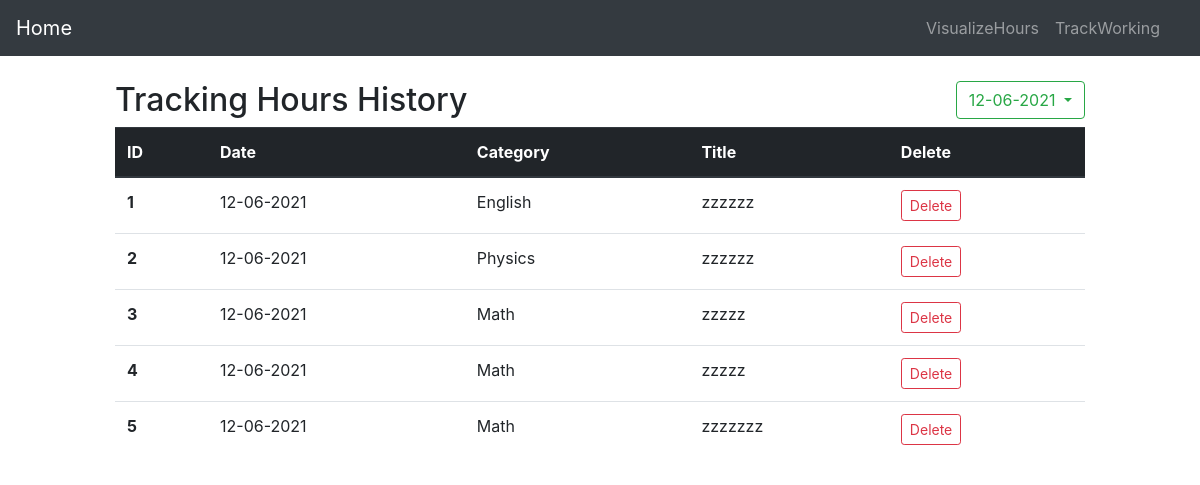
/trackhours, run on the app's committed database.
### myapp/models.py (models this page shows)
class FlashCard(db.Model):
	__tablename__ = 'user_flaskcard'
	id = db.Column(db.Integer, primary_key=True)
	title = db.Column(db.String(64), nullable=False)
	defination = db.Column(db.String(128), nullable=False, unique=True)
	category = db.Column(db.String(16), nullable=False)
	count_category = db.Column(db.Integer, nullable=False, default=1)
	times_created = db.Column(db.DateTime, default=datetime.utcnow)
	owner_id = db.Column(db.Integer, db.ForeignKey('users.id'))

### myapp/routes.py (the view)
@myapp_obj.route("/trackhours", methods=["POST", "GET"])
def trackinghours():
    u1 = User.query.filter_by(username='morning').first()
    data_flashcard = db.session.query(FlashCard.id, FlashCard.times_created, FlashCard.title, FlashCard.category).order_by(
        FlashCard.times_created.desc()).filter(FlashCard.owner_id == u1.id).all()
    date_labels = []
    for _, dates, _, _ in data_flashcard:
        temp_date = dates.strftime("%m-%d-%Y")
        if temp_date not in date_labels:
            date_labels.append(temp_date)
    print(date_labels)
    return render_template("trackhours.html", entries=data_flashcard, current_dates=date_labels[0], list_dates=date_labels)

### myapp/templates/trackhours.html (shortened to what this page needs)
{% extends "layout.html" %} {% block content %}
<div class="col-sm-10 ml-auto mr-auto">
  <div class="d-flex">
    <div>
      <h2>Tracking Hours History</h2>
    </div>
    <div class="ml-auto">
      <div class="dropdown">
        <button
          class="btn btn-outline-success btn-secondary dropdown-toggle"
          type="button"
          id="dropdownMenuButton"
          data-toggle="dropdown"
          aria-haspopup="true"
          aria-expanded="false"
        >
          {{current_dates}}
        </button>
      </div>
    </div>
  </div>
  <table class="table">
    <thead class="thead-dark">
      <tr>
        <th scope="col">ID</th>
        <th scope="col">Date</th>
        <th scope="col">Category</th>
        <th scope="col">Title</th>
        <th scope="col">Delete</th>
      </tr>
    </thead>
    <tbody>
      {% for entry in entries %}
      <tr>
        <th scope="row">{{loop.index}}</th>
        <td>{{entry.times_created.strftime("%m-%d-%Y")}}</td>
        <td>{{entry.category}}</td>
        <td>{{ entry.title }}</td>
        <td>
          <a
            href="{{ url_for('delete', entry_id = entry.id) }}"
            class="btn btn-outline-danger btn-sm"
            >Delete</a
          >
        </td>
      </tr>
      {% endfor %}
    </tbody>
  </table>
</div>
{% endblock %}

### myapp/templates/layout.html (shortened to what this page needs)
<!DOCTYPE html>
<html lang="en">
<head>
    <link rel="stylesheet"
        href="https://maxcdn.bootstrapcdn.com/bootstrap/4.0.0/css/bootstrap.min.css"
>
</head>
<body>
    <div class="container-fluid">
        <div class="row">
            <div class="col-md-12 p-0">
                <header class="mb-4">
                    <nav class="navbar navbar-expand-lg navbar-dark bg-dark">
                        <a class="navbar-brand" href="{{ url_for('home',username=username) }}">Home</a>
                        <div class="collapse navbar-collapse" id="navbarNavAltMarkup">
                            <div class="navbar-nav ml-auto mr-3">
                                <a class="nav-item nav-link" href="{{ url_for('visualize') }}">VisualizeHours</a>
                                <a class="nav-item nav-link" href="{{ url_for('trackinghours')}}">TrackWorking</a>
                            </div>
                        </div>
                    </nav>
                </header>
            </div>
        </div>
        <div class="row justify-content-center">
            <div class="col-md-10"></div>
                {% block content %}{% endblock %}
            </div>
        </div>
</body>
</html>

### data on the page
FlashCard: times_created "12-06-2021", category "English", title "zzzzzz"
FlashCard: times_created "12-06-2021", category "Physics", title "zzzzzz"
FlashCard: times_created "12-06-2021", category "Math", title "zzzzz"
FlashCard: times_created "12-06-2021", category "Math", title "zzzzz"
FlashCard: times_created "12-06-2021", category "Math", title "zzzzzzz"

### other printed values
{{ current_dates }} "12-06-2021"
